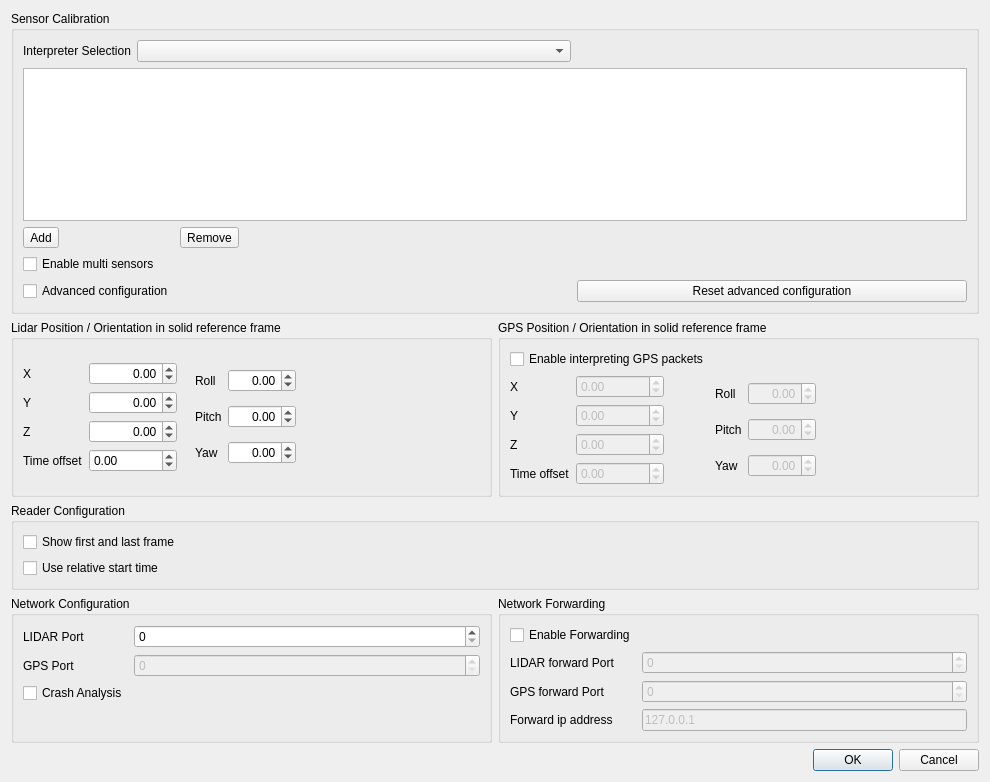
<?xml version="1.0" encoding="UTF-8"?>
<ui version="4.0">
 <class>lqCalibrationDialog</class>
 <widget class="QDialog" name="lqCalibrationDialog">
  <property name="geometry">
   <rect>
    <x>0</x>
    <y>0</y>
    <width>990</width>
    <height>782</height>
   </rect>
  </property>
  <property name="windowTitle">
   <string>Sensor Configuration</string>
  </property>
  <layout class="QGridLayout" name="gridLayout_3">
   <item row="0" column="0" colspan="2">
    <widget class="QGroupBox" name="CalibrationGroup">
     <property name="title">
      <string>Sensor Calibration</string>
     </property>
     <layout class="QGridLayout" name="gridLayout">
      <item row="0" column="0">
       <widget class="QLabel" name="InterpreterSelectionLabel">
        <property name="text">
         <string>Interpreter Selection</string>
        </property>
       </widget>
      </item>
      <item row="0" column="1" colspan="2">
       <widget class="QComboBox" name="InterpreterSelectionBox"/>
      </item>
      <item row="1" column="0" colspan="4">
       <widget class="QListWidget" name="CalibrationFileListWidget"/>
      </item>
      <item row="2" column="0">
       <widget class="QToolButton" name="AddButton">
        <property name="text">
         <string>Add</string>
        </property>
        <property name="icon">
         <iconset theme="list-add">
          <normaloff>.</normaloff>.</iconset>
        </property>
        <property name="toolButtonStyle">
         <enum>Qt::ToolButtonTextBesideIcon</enum>
        </property>
       </widget>
      </item>
      <item row="2" column="2">
       <widget class="QToolButton" name="RemoveButton">
        <property name="text">
         <string>Remove</string>
        </property>
        <property name="icon">
         <iconset theme="list-remove">
          <normaloff>.</normaloff>.</iconset>
        </property>
        <property name="toolButtonStyle">
         <enum>Qt::ToolButtonTextBesideIcon</enum>
        </property>
       </widget>
      </item>
      <item row="2" column="3">
       <spacer name="horizontalSpacer">
        <property name="orientation">
         <enum>Qt::Horizontal</enum>
        </property>
        <property name="sizeHint" stdset="0">
         <size>
          <width>224</width>
          <height>20</height>
         </size>
        </property>
       </spacer>
      </item>
      <item row="3" column="0" colspan="2">
       <widget class="QCheckBox" name="EnableMultiSensors">
        <property name="text">
         <string>Enable multi sensors</string>
        </property>
       </widget>
      </item>
      <item row="4" column="0" colspan="2">
       <widget class="QCheckBox" name="AdvancedConfiguration">
        <property name="text">
         <string>Advanced configuration</string>
        </property>
       </widget>
      </item>
      <item row="4" column="2">
       <spacer name="horizontalSpacer_5">
        <property name="orientation">
         <enum>Qt::Horizontal</enum>
        </property>
        <property name="sizeHint" stdset="0">
         <size>
          <width>220</width>
          <height>20</height>
         </size>
        </property>
       </spacer>
      </item>
      <item row="4" column="3">
       <widget class="QPushButton" name="ClearSettingsPushButton">
        <property name="toolTip">
         <string>Reset the advanced configuration by default</string>
        </property>
        <property name="text">
         <string>Reset advanced configuration</string>
        </property>
       </widget>
      </item>
     </layout>
    </widget>
   </item>
   <item row="1" column="0">
    <widget class="QGroupBox" name="LidarPositionOrientationGroup">
     <property name="title">
      <string>Lidar Position / Orientation in solid reference frame</string>
     </property>
     <layout class="QGridLayout" name="gridLayout_5">
      <item row="0" column="0">
       <layout class="QFormLayout" name="RotationLayout">
        <item row="0" column="0">
         <widget class="QLabel" name="LidarXLabel">
          <property name="text">
           <string>X</string>
          </property>
         </widget>
        </item>
        <item row="0" column="1">
         <widget class="QDoubleSpinBox" name="LidarXSpinBox">
          <property name="alignment">
           <set>Qt::AlignRight|Qt::AlignTrailing|Qt::AlignVCenter</set>
          </property>
          <property name="minimum">
           <double>-100.000000000000000</double>
          </property>
          <property name="maximum">
           <double>100.000000000000000</double>
          </property>
         </widget>
        </item>
        <item row="1" column="0">
         <widget class="QLabel" name="LidarYLabel">
          <property name="text">
           <string>Y</string>
          </property>
         </widget>
        </item>
        <item row="1" column="1">
         <widget class="QDoubleSpinBox" name="LidarYSpinBox">
          <property name="alignment">
           <set>Qt::AlignRight|Qt::AlignTrailing|Qt::AlignVCenter</set>
          </property>
          <property name="minimum">
           <double>-100.000000000000000</double>
          </property>
          <property name="maximum">
           <double>100.000000000000000</double>
          </property>
         </widget>
        </item>
        <item row="2" column="0">
         <widget class="QLabel" name="LidarZLabel">
          <property name="text">
           <string>Z</string>
          </property>
         </widget>
        </item>
        <item row="2" column="1">
         <widget class="QDoubleSpinBox" name="LidarZSpinBox">
          <property name="alignment">
           <set>Qt::AlignRight|Qt::AlignTrailing|Qt::AlignVCenter</set>
          </property>
          <property name="minimum">
           <double>-100.000000000000000</double>
          </property>
          <property name="maximum">
           <double>100.000000000000000</double>
          </property>
         </widget>
        </item>
        <item row="3" column="0">
         <widget class="QLabel" name="lidarTimeOffsetLabel">
          <property name="text">
           <string>Time offset</string>
          </property>
         </widget>
        </item>
        <item row="3" column="1">
         <widget class="QDoubleSpinBox" name="lidarTimeOffsetSpinBox">
          <property name="minimum">
           <double>-1000000000.000000000000000</double>
          </property>
          <property name="maximum">
           <double>1000000000.000000000000000</double>
          </property>
         </widget>
        </item>
       </layout>
      </item>
      <item row="0" column="1">
       <spacer name="horizontalSpacer_3">
        <property name="orientation">
         <enum>Qt::Horizontal</enum>
        </property>
        <property name="sizeType">
         <enum>QSizePolicy::Fixed</enum>
        </property>
        <property name="sizeHint" stdset="0">
         <size>
          <width>12</width>
          <height>20</height>
         </size>
        </property>
       </spacer>
      </item>
      <item row="0" column="2">
       <layout class="QGridLayout" name="gridLayout_4">
        <item row="1" column="1">
         <widget class="QDoubleSpinBox" name="LidarPitchSpinBox">
          <property name="alignment">
           <set>Qt::AlignRight|Qt::AlignTrailing|Qt::AlignVCenter</set>
          </property>
          <property name="minimum">
           <double>-90.000000000000000</double>
          </property>
          <property name="maximum">
           <double>90.000000000000000</double>
          </property>
         </widget>
        </item>
        <item row="1" column="0">
         <widget class="QLabel" name="LidarPitchLabel">
          <property name="text">
           <string>Pitch</string>
          </property>
         </widget>
        </item>
        <item row="0" column="1">
         <widget class="QDoubleSpinBox" name="LidarRollSpinBox">
          <property name="alignment">
           <set>Qt::AlignRight|Qt::AlignTrailing|Qt::AlignVCenter</set>
          </property>
          <property name="minimum">
           <double>-180.000000000000000</double>
          </property>
          <property name="maximum">
           <double>180.000000000000000</double>
          </property>
         </widget>
        </item>
        <item row="0" column="0">
         <widget class="QLabel" name="LidarRollLabel">
          <property name="text">
           <string>Roll</string>
          </property>
         </widget>
        </item>
        <item row="2" column="0">
         <widget class="QLabel" name="LidarYawLabel">
          <property name="text">
           <string>Yaw</string>
          </property>
         </widget>
        </item>
        <item row="2" column="1">
         <widget class="QDoubleSpinBox" name="LidarYawSpinBox">
          <property name="alignment">
           <set>Qt::AlignRight|Qt::AlignTrailing|Qt::AlignVCenter</set>
          </property>
          <property name="minimum">
           <double>-360.000000000000000</double>
          </property>
          <property name="maximum">
           <double>360.000000000000000</double>
          </property>
         </widget>
        </item>
       </layout>
      </item>
      <item row="0" column="3">
       <spacer name="horizontalSpacer_2">
        <property name="orientation">
         <enum>Qt::Horizontal</enum>
        </property>
        <property name="sizeHint" stdset="0">
         <size>
          <width>0</width>
          <height>20</height>
         </size>
        </property>
       </spacer>
      </item>
     </layout>
    </widget>
   </item>
   <item row="1" column="1">
    <widget class="QGroupBox" name="GPSPositionOrientationGroup">
     <property name="title">
      <string>GPS Position / Orientation in solid reference frame</string>
     </property>
     <property name="flat">
      <bool>false</bool>
     </property>
     <layout class="QGridLayout" name="gridLayout_7">
      <item row="0" column="0" colspan="2">
       <widget class="QCheckBox" name="EnableInterpretGPSPackets">
        <property name="enabled">
         <bool>true</bool>
        </property>
        <property name="text">
         <string>Enable interpreting GPS packets</string>
        </property>
       </widget>
      </item>
      <item row="1" column="0">
       <layout class="QFormLayout" name="formLayout_4">
        <item row="0" column="0">
         <widget class="QLabel" name="GpsXLabel">
          <property name="text">
           <string>X</string>
          </property>
         </widget>
        </item>
        <item row="0" column="1">
         <widget class="QDoubleSpinBox" name="GpsXSpinBox">
          <property name="enabled">
           <bool>false</bool>
          </property>
          <property name="minimum">
           <double>-100.000000000000000</double>
          </property>
          <property name="maximum">
           <double>100.000000000000000</double>
          </property>
         </widget>
        </item>
        <item row="1" column="0">
         <widget class="QLabel" name="GpsYLabel">
          <property name="text">
           <string>Y</string>
          </property>
         </widget>
        </item>
        <item row="1" column="1">
         <widget class="QDoubleSpinBox" name="GpsYSpinBox">
          <property name="enabled">
           <bool>false</bool>
          </property>
          <property name="minimum">
           <double>-100.000000000000000</double>
          </property>
          <property name="maximum">
           <double>100.000000000000000</double>
          </property>
         </widget>
        </item>
        <item row="2" column="0">
         <widget class="QLabel" name="GpsZLabel">
          <property name="text">
           <string>Z</string>
          </property>
         </widget>
        </item>
        <item row="2" column="1">
         <widget class="QDoubleSpinBox" name="GpsZSpinBox">
          <property name="enabled">
           <bool>false</bool>
          </property>
          <property name="minimum">
           <double>-100.000000000000000</double>
          </property>
          <property name="maximum">
           <double>100.000000000000000</double>
          </property>
         </widget>
        </item>
        <item row="3" column="0">
         <widget class="QLabel" name="gpsTimeOffsetLabel">
          <property name="text">
           <string>Time offset</string>
          </property>
         </widget>
        </item>
        <item row="3" column="1">
         <widget class="QDoubleSpinBox" name="gpsTimeOffsetSpinBox">
          <property name="enabled">
           <bool>false</bool>
          </property>
          <property name="minimum">
           <double>-1000000000.000000000000000</double>
          </property>
          <property name="maximum">
           <double>1000000000.000000000000000</double>
          </property>
         </widget>
        </item>
       </layout>
      </item>
      <item row="1" column="1">
       <spacer name="horizontalSpacer_6">
        <property name="orientation">
         <enum>Qt::Horizontal</enum>
        </property>
        <property name="sizeType">
         <enum>QSizePolicy::Fixed</enum>
        </property>
        <property name="sizeHint" stdset="0">
         <size>
          <width>13</width>
          <height>20</height>
         </size>
        </property>
       </spacer>
      </item>
      <item row="1" column="2">
       <layout class="QGridLayout" name="gridLayout_6">
        <item row="0" column="1">
         <widget class="QDoubleSpinBox" name="GpsRollSpinBox">
          <property name="enabled">
           <bool>false</bool>
          </property>
          <property name="alignment">
           <set>Qt::AlignRight|Qt::AlignTrailing|Qt::AlignVCenter</set>
          </property>
          <property name="minimum">
           <double>-180.000000000000000</double>
          </property>
          <property name="maximum">
           <double>180.000000000000000</double>
          </property>
         </widget>
        </item>
        <item row="1" column="0">
         <widget class="QLabel" name="GpsPitchLabel">
          <property name="text">
           <string>Pitch</string>
          </property>
         </widget>
        </item>
        <item row="0" column="0">
         <widget class="QLabel" name="GpsRollLabel">
          <property name="text">
           <string>Roll</string>
          </property>
         </widget>
        </item>
        <item row="1" column="1">
         <widget class="QDoubleSpinBox" name="GpsPitchSpinBox">
          <property name="enabled">
           <bool>false</bool>
          </property>
          <property name="alignment">
           <set>Qt::AlignRight|Qt::AlignTrailing|Qt::AlignVCenter</set>
          </property>
          <property name="minimum">
           <double>-90.000000000000000</double>
          </property>
          <property name="maximum">
           <double>90.000000000000000</double>
          </property>
         </widget>
        </item>
        <item row="2" column="0">
         <widget class="QLabel" name="GpsYawLabel">
          <property name="text">
           <string>Yaw</string>
          </property>
         </widget>
        </item>
        <item row="2" column="1">
         <widget class="QDoubleSpinBox" name="GpsYawSpinBox">
          <property name="enabled">
           <bool>false</bool>
          </property>
          <property name="alignment">
           <set>Qt::AlignRight|Qt::AlignTrailing|Qt::AlignVCenter</set>
          </property>
          <property name="minimum">
           <double>-360.000000000000000</double>
          </property>
          <property name="maximum">
           <double>360.000000000000000</double>
          </property>
         </widget>
        </item>
       </layout>
      </item>
      <item row="1" column="3">
       <spacer name="horizontalSpacer_4">
        <property name="orientation">
         <enum>Qt::Horizontal</enum>
        </property>
        <property name="sizeHint" stdset="0">
         <size>
          <width>81</width>
          <height>20</height>
         </size>
        </property>
       </spacer>
      </item>
     </layout>
    </widget>
   </item>
   <item row="2" column="0" colspan="2">
    <widget class="QGroupBox" name="ReaderGroup">
     <property name="title">
      <string>Reader Configuration</string>
     </property>
     <layout class="QGridLayout" name="gridLayout_2">
      <item row="0" column="0">
       <widget class="QCheckBox" name="ShowFirstAndLastFrame">
        <property name="enabled">
         <bool>true</bool>
        </property>
        <property name="toolTip">
         <string>Show first and last frame which are usually incomplete.</string>
        </property>
        <property name="text">
         <string>Show first and last frame</string>
        </property>
       </widget>
      </item>
      <item row="1" column="0">
       <widget class="QCheckBox" name="UseRelativeStartTime">
        <property name="enabled">
         <bool>true</bool>
        </property>
        <property name="toolTip">
         <string>If activated, set first frame timestamp to 0 (or time offset value). It can be used to synchronize multiple pcap.</string>
        </property>
        <property name="text">
         <string>Use relative start time</string>
        </property>
       </widget>
      </item>
     </layout>
    </widget>
   </item>
   <item row="3" column="0">
    <widget class="QGroupBox" name="NetworkGroup">
     <property name="title">
      <string>Network Configuration</string>
     </property>
     <layout class="QFormLayout">
      <property name="fieldGrowthPolicy">
       <enum>QFormLayout::AllNonFixedFieldsGrow</enum>
      </property>
      <item row="0" column="0">
       <widget class="QLabel" name="LidarPortLabel">
        <property name="text">
         <string>LIDAR Port</string>
        </property>
       </widget>
      </item>
      <item row="0" column="1">
       <widget class="QSpinBox" name="LidarPortSpinBox">
        <property name="maximum">
         <number>65535</number>
        </property>
       </widget>
      </item>
      <item row="1" column="0">
       <widget class="QLabel" name="GPSPortLabel">
        <property name="text">
         <string>GPS Port</string>
        </property>
       </widget>
      </item>
      <item row="1" column="1">
       <widget class="QSpinBox" name="GPSPortSpinBox">
        <property name="enabled">
         <bool>false</bool>
        </property>
        <property name="maximum">
         <number>65535</number>
        </property>
       </widget>
      </item>
      <item row="2" column="0">
       <widget class="QCheckBox" name="CrashAnalysisCheckBox">
        <property name="enabled">
         <bool>true</bool>
        </property>
        <property name="text">
         <string>Crash Analysis</string>
        </property>
       </widget>
      </item>
     </layout>
    </widget>
   </item>
   <item row="3" column="1">
    <widget class="QGroupBox" name="NetworkForwardingGroup">
     <property name="title">
      <string>Network Forwarding</string>
     </property>
     <layout class="QFormLayout">
      <property name="fieldGrowthPolicy">
       <enum>QFormLayout::AllNonFixedFieldsGrow</enum>
      </property>
      <item row="1" column="0">
       <widget class="QLabel" name="LidarForwardingPortLabel">
        <property name="text">
         <string>LIDAR forward Port</string>
        </property>
       </widget>
      </item>
      <item row="1" column="1">
       <widget class="QSpinBox" name="LidarForwardingPortSpinBox">
        <property name="enabled">
         <bool>false</bool>
        </property>
        <property name="maximum">
         <number>65535</number>
        </property>
       </widget>
      </item>
      <item row="2" column="0">
       <widget class="QLabel" name="GPSForwardingPortLabel">
        <property name="text">
         <string>GPS forward Port</string>
        </property>
       </widget>
      </item>
      <item row="2" column="1">
       <widget class="QSpinBox" name="GPSForwardingPortSpinBox">
        <property name="enabled">
         <bool>false</bool>
        </property>
        <property name="maximum">
         <number>65535</number>
        </property>
       </widget>
      </item>
      <item row="3" column="0">
       <widget class="QLabel" name="label">
        <property name="text">
         <string>Forward ip address</string>
        </property>
       </widget>
      </item>
      <item row="3" column="1">
       <widget class="QLineEdit" name="ipAddresslineEdit">
        <property name="enabled">
         <bool>false</bool>
        </property>
        <property name="text">
         <string>127.0.0.1</string>
        </property>
        <property name="maxLength">
         <number>15</number>
        </property>
       </widget>
      </item>
      <item row="0" column="0">
       <widget class="QCheckBox" name="EnableForwardingCheckBox">
        <property name="text">
         <string>Enable Forwarding</string>
        </property>
       </widget>
      </item>
     </layout>
    </widget>
   </item>
   <item row="4" column="1">
    <widget class="QDialogButtonBox" name="ButtonBox">
     <property name="orientation">
      <enum>Qt::Horizontal</enum>
     </property>
     <property name="standardButtons">
      <set>QDialogButtonBox::Cancel|QDialogButtonBox::Ok</set>
     </property>
    </widget>
   </item>
  </layout>
 </widget>
 <tabstops>
  <tabstop>InterpreterSelectionBox</tabstop>
  <tabstop>CalibrationFileListWidget</tabstop>
  <tabstop>AddButton</tabstop>
  <tabstop>RemoveButton</tabstop>
  <tabstop>EnableMultiSensors</tabstop>
  <tabstop>AdvancedConfiguration</tabstop>
  <tabstop>ClearSettingsPushButton</tabstop>
  <tabstop>LidarXSpinBox</tabstop>
  <tabstop>LidarYSpinBox</tabstop>
  <tabstop>LidarZSpinBox</tabstop>
  <tabstop>lidarTimeOffsetSpinBox</tabstop>
  <tabstop>LidarRollSpinBox</tabstop>
  <tabstop>LidarPitchSpinBox</tabstop>
  <tabstop>LidarYawSpinBox</tabstop>
  <tabstop>EnableInterpretGPSPackets</tabstop>
  <tabstop>GpsXSpinBox</tabstop>
  <tabstop>GpsYSpinBox</tabstop>
  <tabstop>GpsZSpinBox</tabstop>
  <tabstop>gpsTimeOffsetSpinBox</tabstop>
  <tabstop>GpsRollSpinBox</tabstop>
  <tabstop>GpsPitchSpinBox</tabstop>
  <tabstop>GpsYawSpinBox</tabstop>
  <tabstop>ShowFirstAndLastFrame</tabstop>
  <tabstop>UseRelativeStartTime</tabstop>
  <tabstop>LidarPortSpinBox</tabstop>
  <tabstop>GPSPortSpinBox</tabstop>
  <tabstop>CrashAnalysisCheckBox</tabstop>
  <tabstop>EnableForwardingCheckBox</tabstop>
  <tabstop>LidarForwardingPortSpinBox</tabstop>
  <tabstop>GPSForwardingPortSpinBox</tabstop>
  <tabstop>ipAddresslineEdit</tabstop>
 </tabstops>
 <resources/>
 <connections>
  <connection>
   <sender>ButtonBox</sender>
   <signal>accepted()</signal>
   <receiver>lqCalibrationDialog</receiver>
   <slot>accept()</slot>
   <hints>
    <hint type="sourcelabel">
     <x>248</x>
     <y>254</y>
    </hint>
    <hint type="destinationlabel">
     <x>157</x>
     <y>274</y>
    </hint>
   </hints>
  </connection>
  <connection>
   <sender>ButtonBox</sender>
   <signal>rejected()</signal>
   <receiver>lqCalibrationDialog</receiver>
   <slot>reject()</slot>
   <hints>
    <hint type="sourcelabel">
     <x>316</x>
     <y>260</y>
    </hint>
    <hint type="destinationlabel">
     <x>286</x>
     <y>274</y>
    </hint>
   </hints>
  </connection>
 </connections>
</ui>
